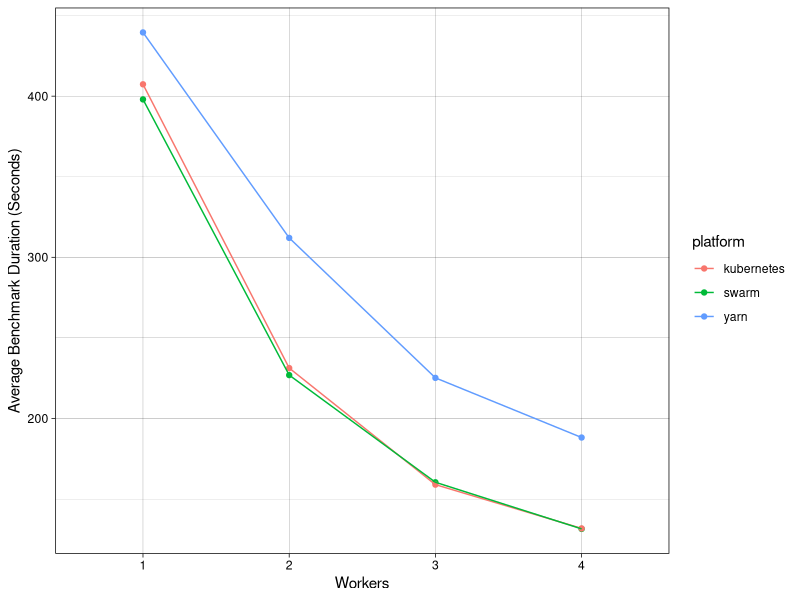
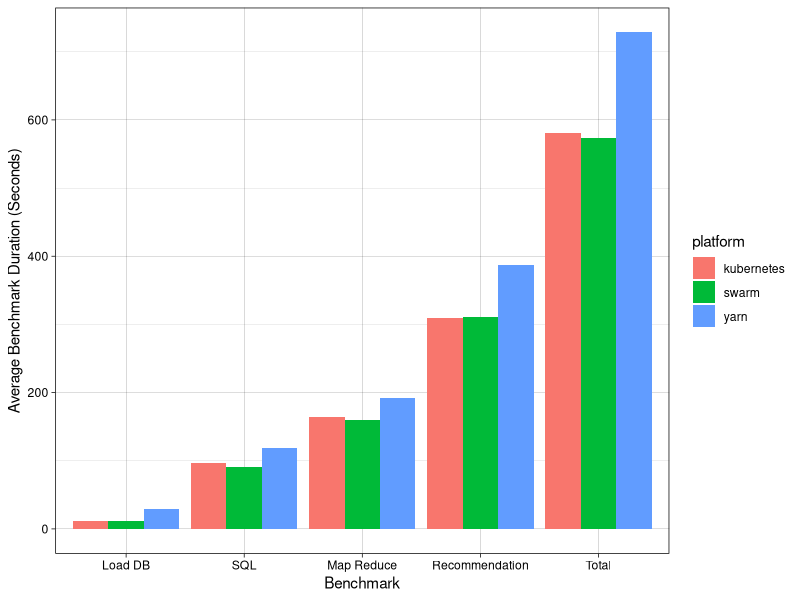

Reproduce these figures in R, in order.
## ---- chunk 1
knitr::opts_chunk$set(echo = TRUE)
## ---- chunk 2
# import data
library(readr)
dd <- read_delim("data.csv", ";", escape_double = FALSE, col_types = cols(workers = col_number()), trim_ws = TRUE)
library(data.table)
dd <- as.data.table(dd)
dd$platform <- as.factor(dd$platform)
dd$workers <- as.factor(dd$workers)
dd$benchmark <- as.factor(dd$benchmark)
dd$seconds <- as.numeric(dd$seconds)
dd$benchmark = with(dd, reorder(benchmark, seconds, median))

library(ggplot2)
library(scales)

# set theme
theme_set(theme_linedraw())

# plot 1
dd1 <- dd[, list(seconds=mean(seconds)), by=list(workers, platform)]
ggplot(dd1, aes(x=workers, y=seconds, group=platform, color=platform)) + geom_point() + geom_line() + xlab("Workers") + ylab("Average Benchmark Duration (Seconds)")
# plot 2
dd2 <- dd[, list(seconds=mean(seconds)), by=list(benchmark, platform)]
ggplot(dd2, aes(x=benchmark, y=seconds, fill=platform)) + geom_bar(stat="identity", position=position_dodge()) + xlab("Benchmark") + ylab("Average Benchmark Duration (Seconds)") + scale_x_discrete(labels = wrap_format(15))
